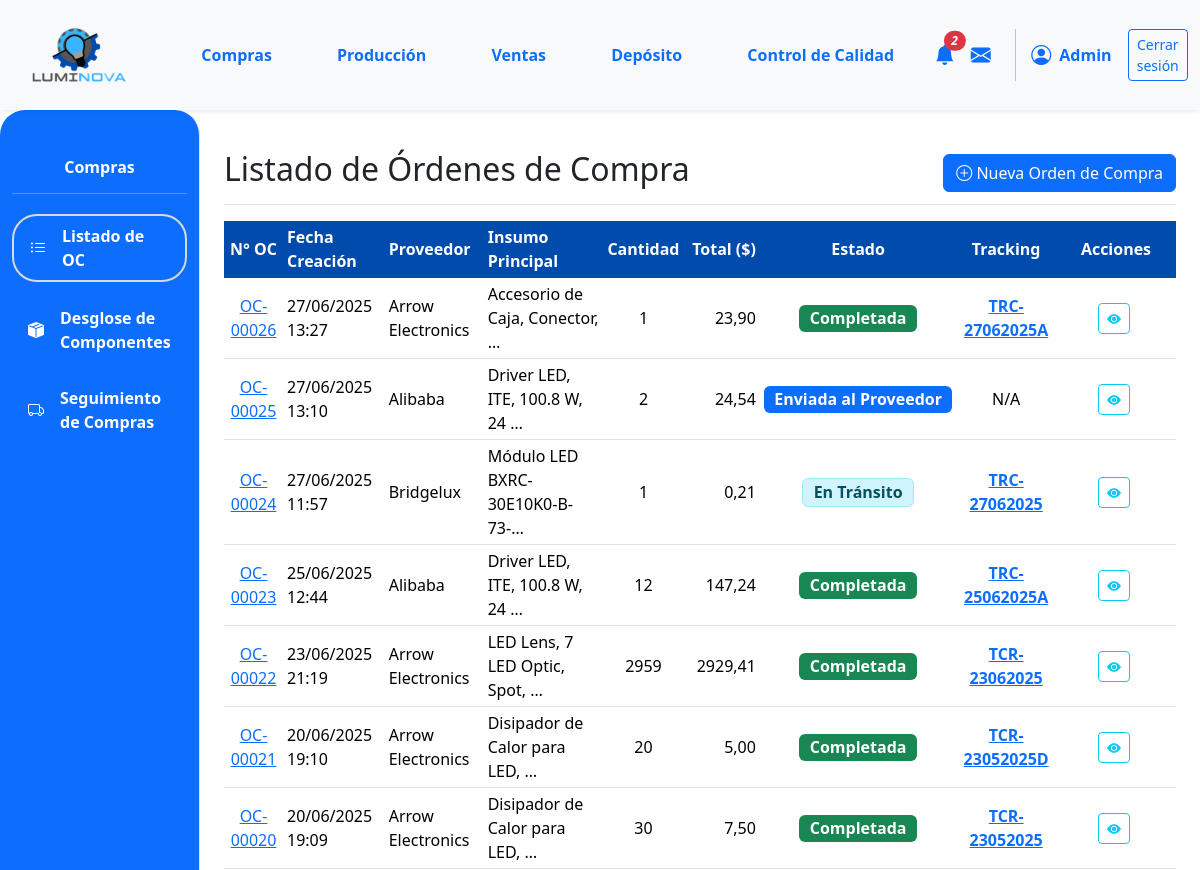
Page /compras/compras/ (signed in, upper part) on the earlier database version.
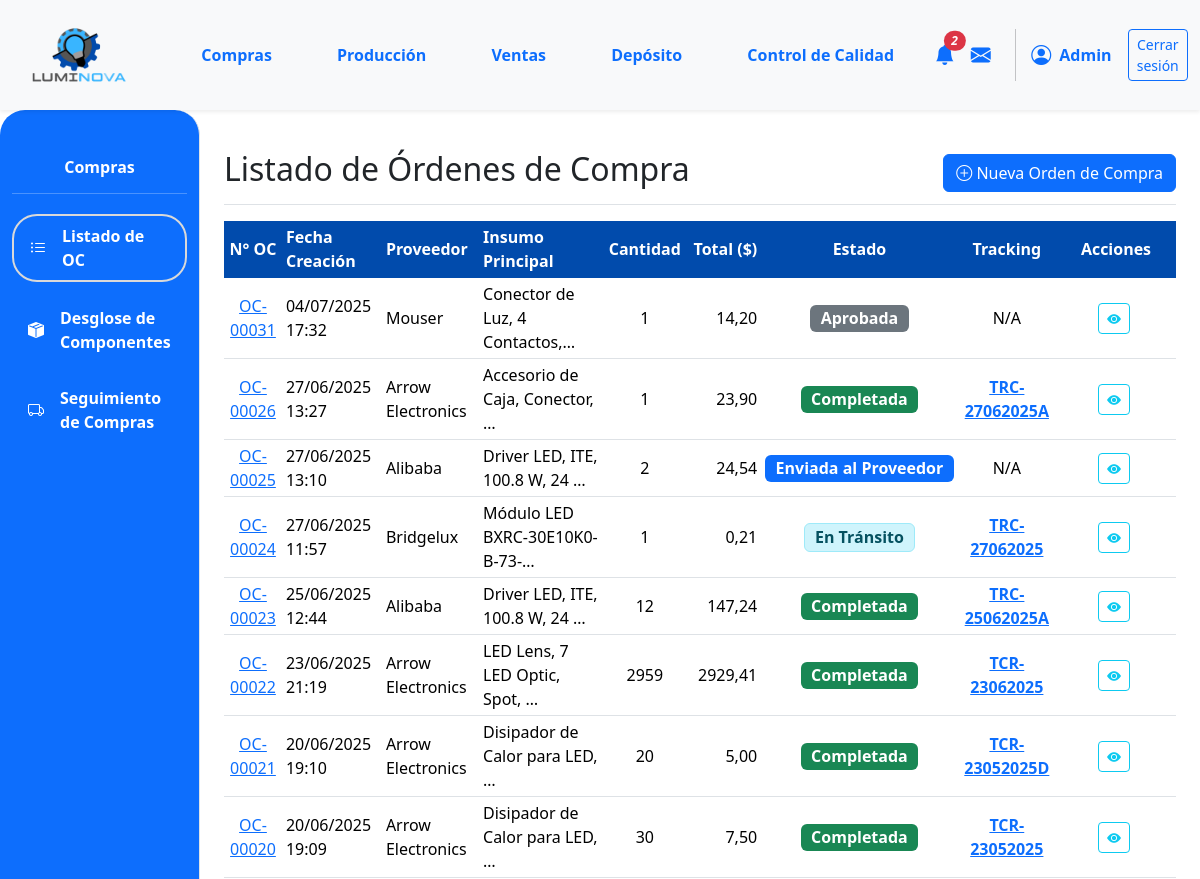
Same page on the later database version.
### App_LUMINOVA/models.py (models this page shows, shortened)
class Orden(models.Model):
    TIPO_ORDEN_CHOICES = [
        ("compra", "Orden de Compra"),
    ]
    ESTADO_ORDEN_COMPRA_CHOICES = [
        ("BORRADOR", "Borrador"),
        ("APROBADA", "Aprobada"),
        ("ENVIADA_PROVEEDOR", "Enviada al Proveedor"),
        ("CONFIRMADA_PROVEEDOR", "Confirmada por Proveedor"),
        ("EN_TRANSITO", "En Tránsito"),
        ("RECIBIDA_PARCIAL", "Recibida Parcialmente"),
        ("RECIBIDA_TOTAL", "Recibida Totalmente"),
        ("COMPLETADA", "Completada"),
        ("CANCELADA", "Cancelada"),
    ]
    numero_orden = models.CharField(
        max_length=20, unique=True, verbose_name="N° Orden de Compra"
    )
    tipo = models.CharField(max_length=20, choices=TIPO_ORDEN_CHOICES, default="compra")
    fecha_creacion = models.DateTimeField(default=timezone.now)
    proveedor = models.ForeignKey(
        Proveedor,
        on_delete=models.PROTECT,
        related_name="ordenes_de_compra_a_proveedor",
    )
    estado = models.CharField(
        max_length=30, choices=ESTADO_ORDEN_COMPRA_CHOICES, default="BORRADOR"
    )
    insumo_principal = models.ForeignKey(
        Insumo,
        on_delete=models.SET_NULL,
        null=True,
        blank=True,
        verbose_name="Insumo Principal",
    )
    cantidad_principal = models.PositiveIntegerField(
        null=True, blank=True, verbose_name="Cantidad Insumo Principal"
    )
    precio_unitario_compra = models.DecimalField(
        max_digits=10,
        decimal_places=2,
        null=True,
        blank=True,
        verbose_name="Precio Unit. Compra (de la oferta)",
    )
    total_orden_compra = models.DecimalField(
        max_digits=12, decimal_places=2, default=0.00
    )
    fecha_estimada_entrega = models.DateField(null=True, blank=True)
    numero_tracking = models.CharField(max_length=50, null=True, blank=True)
    notas = models.TextField(blank=True, null=True)

class Proveedor(models.Model):
    nombre = models.CharField(max_length=100, unique=True)
    contacto = models.CharField(max_length=100, blank=True)
    telefono = models.CharField(max_length=25, blank=True)
    email = models.EmailField(blank=True, null=True)

class Insumo(models.Model):
    descripcion = models.CharField(max_length=255)
    categoria = models.ForeignKey(
        CategoriaInsumo, on_delete=models.PROTECT, related_name="insumos"
    )
    fabricante = models.ForeignKey(
        Fabricante,
        on_delete=models.SET_NULL,
        null=True,
        blank=True,
        related_name="insumos_fabricados",
    )
    imagen = models.ImageField(null=True, blank=True, upload_to="insumos/")
    stock = models.IntegerField(default=0)
    cantidad_en_pedido = models.PositiveIntegerField(
        default=0, verbose_name="Cantidad en Pedido", blank=True, null=True
    )

### App_LUMINOVA/views.py (the view)
@login_required
def compras_lista_oc_view(request):
    ordenes_compra = (
        Orden.objects.filter(tipo="compra")
        .select_related(
            "proveedor",  # Si el campo se llama 'proveedor' en el modelo Orden
            "insumo_principal",  # Si el campo se llama 'insumo' en el modelo Orden
        )
        .order_by("-fecha_creacion")
    )
    context = {
        "ordenes_list": ordenes_compra,  # Nombre genérico para la plantilla
        "titulo_seccion": "Listado de Órdenes de Compra",
    }
    return render(request, "compras/compras_lista_oc.html", context)

### App_LUMINOVA/templates/compras/compras_lista_oc.html (shortened to what the changed rows need)
{% extends 'padre.html' %}
{% load static %}
{% load django_bootstrap5 %}
{% block content %}
<div class="d-flex justify-content-between flex-wrap flex-md-nowrap align-items-center pt-3 pb-2 mb-3 border-bottom">
    <h1 class="h2">{{ titulo_seccion }}</h1>
</div>
<div class="table-responsive mt-3">
    <table class="table table-hover table-sm align-middle">
        <thead class="color-thead">
            <tr>
                <th class="text-center">N° OC</th>
                <th>Fecha Creación</th>
                <th>Proveedor</th>
                <th>Insumo Principal</th>
                <th class="text-center">Cantidad</th>
                <th class="text-end">Total ($)</th>
                <th class="text-center">Estado</th>
                <th class="text-center">Tracking</th>
                <th class="text-center" style="min-width: 120px;">Acciones</th>
            </tr>
        </thead>
        <tbody>
            {% for oc in ordenes_list %}
            <tr>
                <td class="text-center">
                    <a href="{% url 'App_LUMINOVA:compras_detalle_oc' oc.id %}">{{ oc.numero_orden }}</a>
                </td>
                <td>{{ oc.fecha_creacion|date:"d/m/Y H:i" }}</td>
                <td>{{ oc.proveedor.nombre|default_if_none:"N/A" }}</td>
                <td>{{ oc.insumo_principal.descripcion|default_if_none:"N/A"|truncatechars:30 }}</td>
                <td class="text-center">{{ oc.cantidad_principal|default_if_none:"-" }}</td>
                <td class="text-end">{{ oc.total_orden_compra|floatformat:2|default:"0.00" }}</td>
                <td class="text-center">
                    <span class="badge fs-6
                        {% if oc.estado == 'BORRADOR' %}bg-dark
                        {% elif oc.estado == 'PENDIENTE_APROBACION' %}bg-warning text-dark
                        {% elif oc.estado == 'APROBADA' %}bg-secondary
                        {% elif oc.estado == 'ENVIADA_PROVEEDOR' %}bg-primary
                        {% elif oc.estado == 'CONFIRMADA_PROVEEDOR' %}bg-primary-subtle text-primary-emphasis border border-primary-subtle
                        {% elif oc.estado == 'EN_TRANSITO' %}bg-info-subtle text-info-emphasis border border-info-subtle
                        {% elif oc.estado == 'RECIBIDA_PARCIAL' %}bg-success-subtle text-success-emphasis border border-success-subtle
                        {% elif oc.estado == 'RECIBIDA_TOTAL' %}bg-success
                        {% elif oc.estado == 'COMPLETADA' %}bg-success
                        {% elif oc.estado == 'CANCELADA' %}bg-dark
                        {% else %}bg-light text-dark{% endif %}">
                        {{ oc.get_estado_display }}
                    </span>
                </td>
                <td class="text-center">
                    {% if oc.numero_tracking %}
                        <a href="{% url 'App_LUMINOVA:compras_tracking_pedido' oc.id %}" class="fw-bold" title="Ver seguimiento de {{ oc.numero_orden }}">
                            {{ oc.numero_tracking }}
                        </a>
                    {% else %}
                        N/A
                    {% endif %}
                </td>
                <td class="text-center">
                    <a href="{% url 'App_LUMINOVA:compras_detalle_oc' oc.id %}" class="btn btn-sm btn-outline-info me-1" title="Ver Detalles de OC {{ oc.numero_orden }}">
                        <i class="bi bi-eye-fill"></i>
                    </a>
                </td>
            </tr>
            {% empty %}
            <tr>
                <td colspan="9" class="text-center fst-italic text-muted py-3">
                    No hay órdenes de compra registradas. Puede <a href="{% url 'App_LUMINOVA:compras_crear_oc' %}">crear una nueva</a>.
                </td>
            </tr>
            {% endfor %}
        </tbody>
    </table>
</div>
{% endblock %}

Differences in the rows shown:
added Orden: numero_orden "OC-00031", fecha_creacion "04/07/2025 17:32", proveedor.nombre "Mouser", insumo_principal.descripcion "Conector de Luz, 4 Contactos,…", cantidad_principal "1", total_orden_compra "14,20", estado "Aprobada", shows "N/A"
